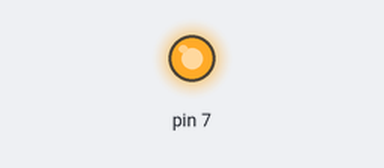
Recording of a sketch running on a simulated Arduino Uno, built with avr-gcc and run on an emulated ATmega328P. On the bench: output pins drawn as LEDs (lit = HIGH).

Above: at 0.1 s.
Timing chart, 0 to 1.6 s (numbered marks = the images above):
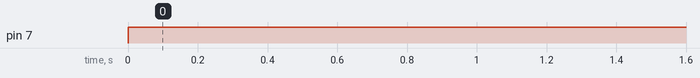

The sketch:

10_16520126_01a.ino
```cpp
int count = 0;

void setup()
{
  pinMode(7, OUTPUT);
}

void loop()
{
  digitalWrite(7, HIGH);
  delay(10); // Delay a little bit to improve simulation performance
}
```

Measured:
- by itself, pin 7: LOW → HIGH at 0.00 s
